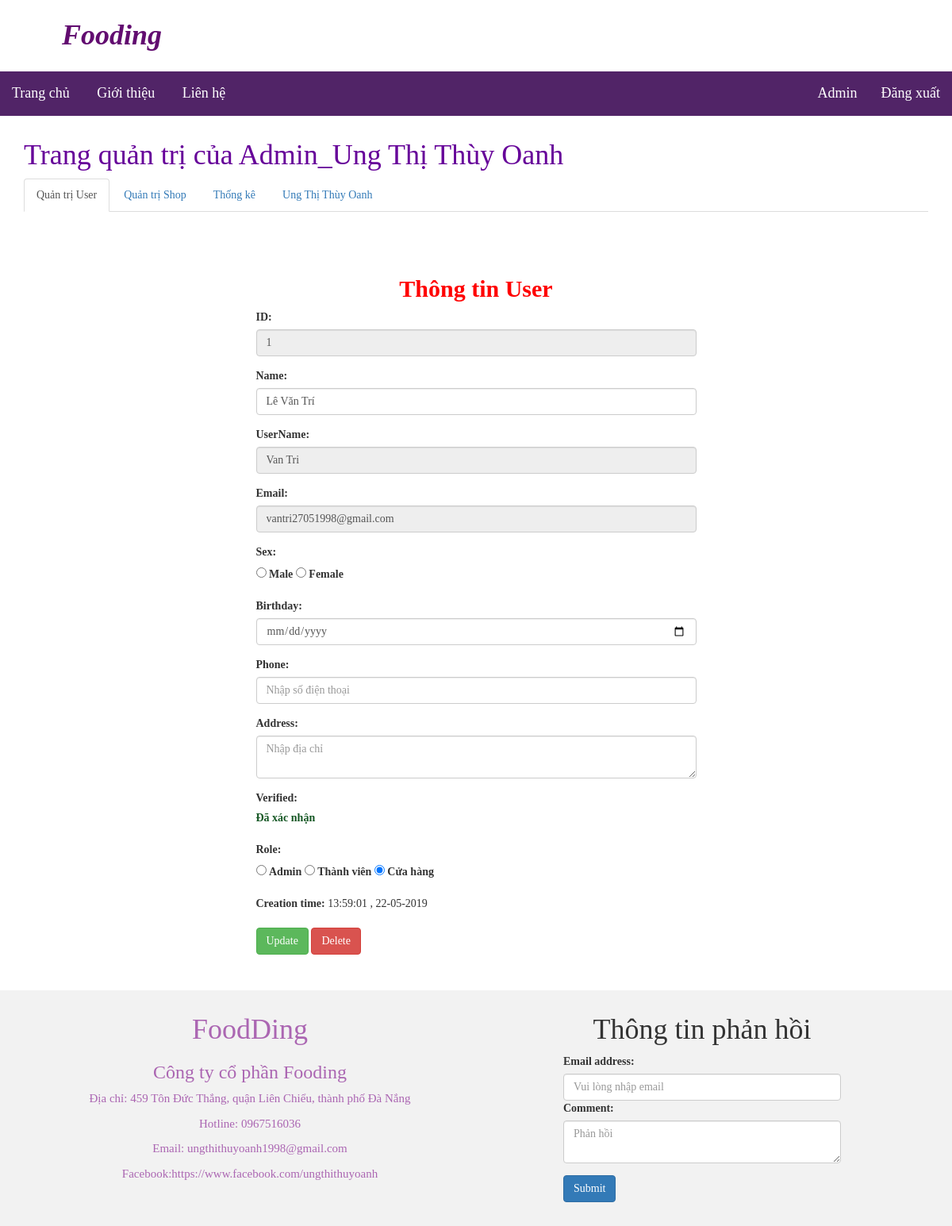
The app's page /controller/c_adminUsers.php?edit=1 (signed in), older data.
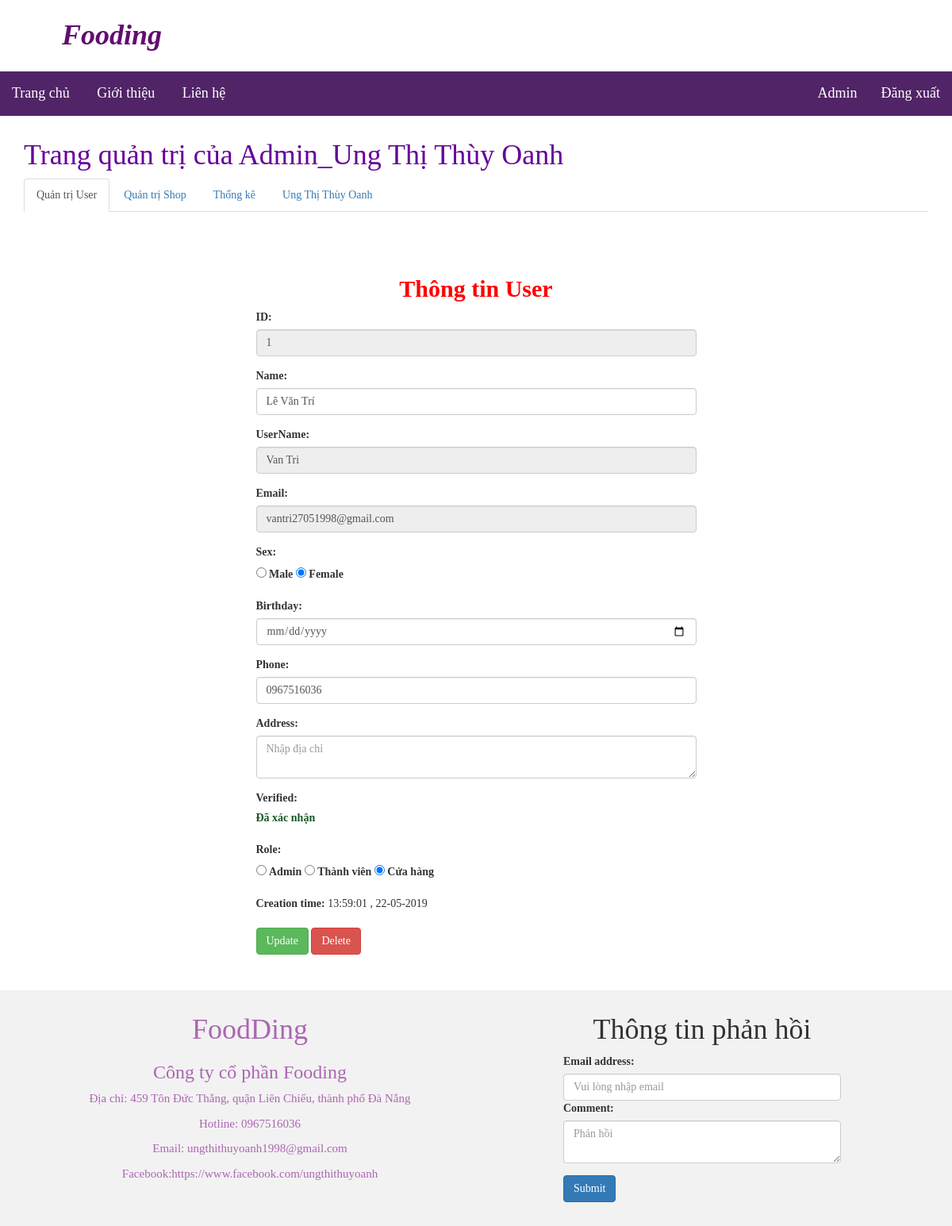
The same page, newer data.
### tables this page shows
CREATE TABLE `users` (
  `id` int(225) NOT NULL,
  `username` varchar(50) NOT NULL,
  `password` varchar(50) NOT NULL,
  `name` varchar(100) NOT NULL,
  `email` varchar(100) NOT NULL,
  `sex` varchar(10) DEFAULT NULL,
  `birthday` date DEFAULT NULL,
  `phone` varchar(20) DEFAULT NULL,
  `address` varchar(200) DEFAULT NULL,
  `vkey` varchar(200) DEFAULT NULL,
  `verified` int(2) NOT NULL DEFAULT '0',
  `role` int(20) NOT NULL,
  `crtime` datetime NOT NULL DEFAULT CURRENT_TIMESTAMP,
  `token` varchar(200) DEFAULT NULL,
  `updateTime` datetime DEFAULT CURRENT_TIMESTAMP
);

### model/m_user.php (called while the page is built, shortened)
<?php
class User extends Database
{
	function queryProfileAdmin($_id){
		$conn =parent::getConn();
		$stmt = null;
		try {
			$stmt = $conn->prepare('SELECT id, name, username, email, sex, birthday, phone, address, verified, role, crtime FROM users WHERE id = :id LIMIT 1');
			$stmt->bindValue(':id', $_id);
			$stmt->execute();
		}catch(PDOException $e){
			echo "queryProfileAdmin failed: " . $e->getMessage();
		}
		$row = $stmt->rowCount();
		if($row == 0 ){
			$stmt=null;
			$conn=null;
			return 0;
		}else{
			$data = $stmt->fetch(PDO::FETCH_ASSOC);
			return $data;
		}
	}
}
?>

### view/adminUsersForm.php (the view, shortened to what this page needs)
<?php
if(isset($data) && $data != false):
	?>
	<div class="container">
		<div class="row">
			<div class="col-md-6 col-md-offset-3">
				<div class="card">
					<div class="card-header">
						<h2 align="center" style="color: red; font-weight: bold;">Thông tin User</h2>
					</div>
					<div class="card-body">
						<form action="" method="POST" >
							<div class="form-group">
								<label for="id">ID: </label>
								<input type="text" class="form-control" name="id" id='id' minlength="6" maxlength="100" value="<?=$data['id']?>" disabled>
							</div>
							<div class="form-group">
								<label for="name">Name: </label>
								<input type="text" class="form-control" name="name" id='name' minlength="6" maxlength="100" value="<?=$data['name']?>">
							</div>
							<div class="form-group">
								<label for="username">UserName: </label>
								<input type="text" class="form-control" name="username" id='username' value="<?=$data['username']?>" disabled>
							</div>
							<div class="form-group">
								<label for="email">Email: </label>
								<input type="text" class="form-control" name="email" id='email' value="<?=$data['email']?>" disabled>
							</div>
							<div class="form-group">
								<label >Sex: </label><br/>
								<input type="radio" class="single-bottom" name="sex" id="male" value="Nam">
								<label for="male">Male</label>
								<input type="radio" class="single-bottom" name="sex" id="female" value="Nữ">
								<label for="female">Female</label>
							</div>
							<div class="form-group">
								<label for="birthday">Birthday: </label>
								<input type="date" class="form-control" name="birthday" id="birthday" min="1920-01-01" max="2019-05-30" value="<?=$data['birthday']?>">
							</div>
							<div class="form-group">
								<label for="phone">Phone: </label>
								<input type="text" class="form-control" name="phone" id="phone" placeholder="Nhập số điện thoại" maxlength="15" value="<?=$data['phone']?>">
							</div>
							<div class="form-group">
								<label for="address">Address: </label>
								<textarea class="form-control" name="address" id="address" placeholder="Nhập địa chỉ"></textarea>
							</div>
							<div class="form-group">
								<label for="address">Verified: </label> <br>
								<?php
									if($data['verified'] == 1){?>
									<label for="verified" style="color: #155724;">Đã xác nhận</label>
								<?php } ?>
							</div>
							<div class="form-group">
								<label >Role: </label><br/>
								<input type="radio" class="single-bottom" name="role" id="admin" value="1">
								<label for="role">Admin</label>
								<input type="radio" class="single-bottom" name="role" id="customer" value="0">
								<label for="customer">Thành viên</label>
								<input type="radio" class="single-bottom" name="role" id="shop" value="3">
								<label for="shop">Cửa hàng</label>
							</div>
							<div class="form-group">
								<label for="phone">Creation time: </label>
								<?php $date = date_create($data['crtime']);
								$date = date_format($date, ' H:i:s \, d-m-Y');
								echo $date; ?>
							</div>
							<div class="form-group">
								<button type="submit" name="update" class="btn btn-success">Update</button>
								<button type="submit" name="delete" class="btn btn-danger">Delete</button>
							</div>
						</form>
					</div>
				</div>
			</div>
		</div>
	</div>
	<?php
endif;
?>

Row changes from the older to the newer data that the page shows:
changed users "Lê Văn Trí": phone (not shown) → "0967516036"
Text that changed along with them:
form field sex: "☐ Female" → "☑ Female"
